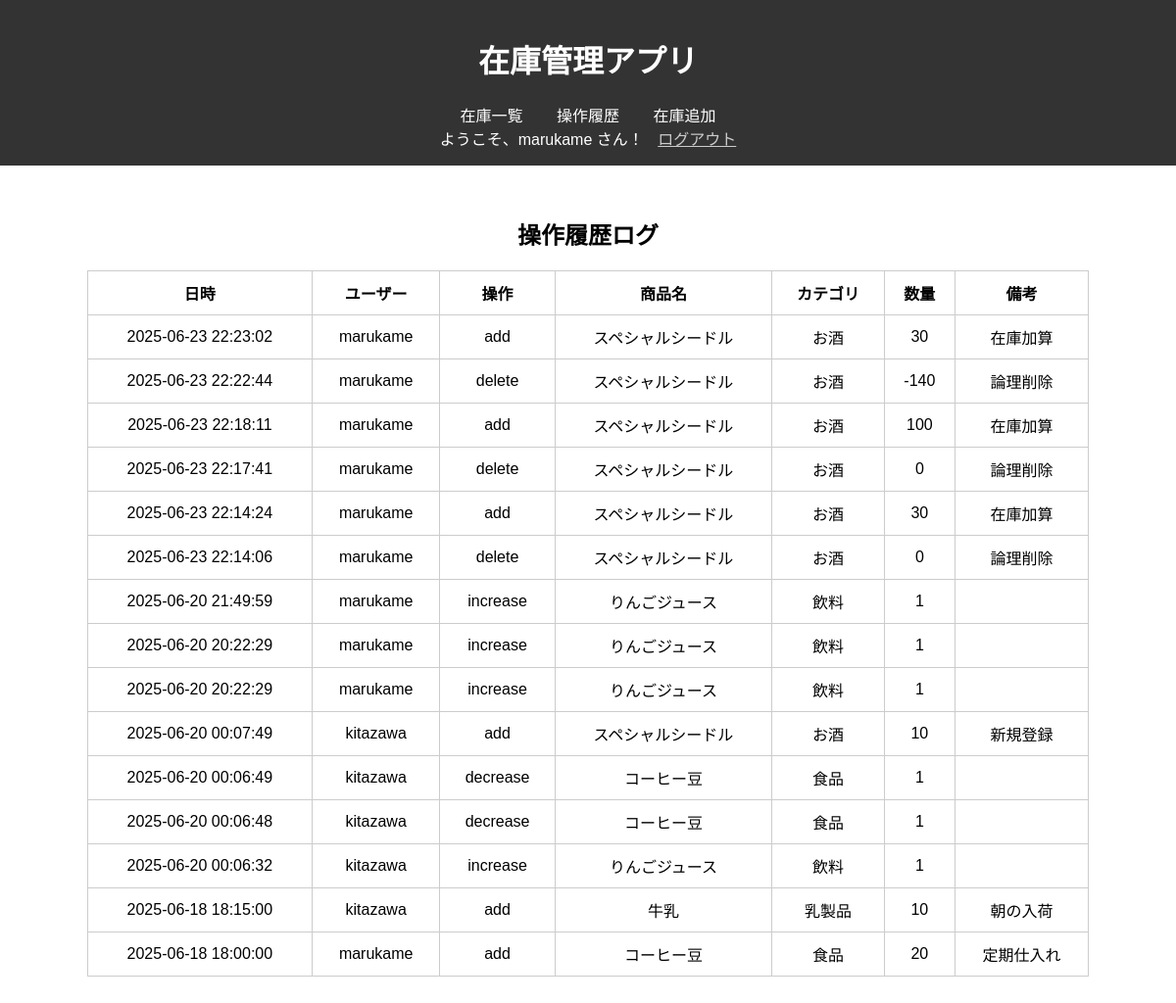
The app's page /log (signed in) with its own data.
### tables this page shows
CREATE TABLE users (
    id INTEGER PRIMARY KEY AUTOINCREMENT,
    name TEXT UNIQUE,
    password TEXT
, role TEXT DEFAULT 'user');

CREATE TABLE "log_inventory" (
	"id"	INTEGER,
	"timestamp"	TEXT NOT NULL,
	"user_id"	INTEGER NOT NULL,
	"action"	TEXT NOT NULL,
	"item_id"	NUMERIC NOT NULL,
	"item_name"	TEXT NOT NULL,
	"category"	TEXT NOT NULL,
	"quantity"	INTEGER,
	"note"	TEXT,
	PRIMARY KEY("id" AUTOINCREMENT)
);

### app.py (the view)
@app.route('/log')
def view_log():
    if 'user_id' not in session:
        return redirect('/login')  # ← ログインしてなければリダイレクト
    conn = sqlite3.connect('inventory.db')
    c = conn.cursor()
    c.execute('''
        SELECT
            log_inventory.timestamp,
            users.name,
            log_inventory.action,
            log_inventory.item_name,
            log_inventory.category,
            log_inventory.quantity,
            log_inventory.note
        FROM log_inventory
        JOIN users ON log_inventory.user_id = users.id
        ORDER BY log_inventory.timestamp DESC
    ''')
    logs = c.fetchall()
    conn.close()
    return render_template('log.html', logs=logs)

### templates/log.html (shortened to what this page needs)
{% extends "base.html" %}
{% block content %}
<h2 style="text-align: center;">操作履歴ログ</h2>
<table>
    <tr>
        <th>日時</th>
        <th>ユーザー</th>
        <th>操作</th>
        <th>商品名</th>
        <th>カテゴリ</th>
        <th>数量</th>
        <th>備考</th>
    </tr>
    {% for log in logs %}
    <tr>
        <td>{{ log[0] }}</td>
        <td>{{ log[1] }}</td>
        <td>{{ log[2] }}</td>
        <td>{{ log[3] }}</td>
        <td>{{ log[4] }}</td>
        <td>{{ log[5] }}</td>
        <td>{{ log[6] or '' }}</td>
    </tr>
    {% endfor %}
</table>
{% endblock %}

### templates/base.html (shortened to what this page needs)
<!DOCTYPE html>
<html>
<head>
</head>
<body>
    <header>
        <h1>在庫管理アプリ</h1>
        <nav>
            <a href="/">在庫一覧</a>
            <a href="/log">操作履歴</a>
            <a href="/add">在庫追加</a>
        </nav>
        <div class="auth">
            {% if session.get('user_name') %}
                ようこそ、{{ session['user_name'] }} さん！
                <a href="/logout">ログアウト</a>
            {% else %}
                <a href="/login">ログイン</a>
                <a href="/register">新規登録</a>
            {% endif %}
        </div>
    </header>
    <main>
        {% block content %}{% endblock %}
    </main>
</body>
</html>

### templates/base.html (style rules this page uses)
body { font-family: sans-serif; margin: 0; }
header { background: #333; color: white; padding: 1em; text-align: center; }
nav a { margin: 0 15px; color: white; text-decoration: none; }
.auth a { color: #ccc; margin-left: 10px; }
main { padding: 2em; }
table { border-collapse: collapse; width: 90%; margin: 0 auto; }
th, td { border: 1px solid #ccc; padding: 10px; text-align: center; }

### records on screen
users: user_name "marukame"
log_inventory: timestamp "2025-06-23 22:23:02", name "marukame", action "add", item_name "スペシャルシードル", category "お酒", quantity "30", note "在庫加算"
log_inventory: timestamp "2025-06-23 22:22:44", name "marukame", action "delete", item_name "スペシャルシードル", category "お酒", quantity "-140", note "論理削除"
log_inventory: timestamp "2025-06-23 22:18:11", name "marukame", action "add", item_name "スペシャルシードル", category "お酒", quantity "100", note "在庫加算"
log_inventory: timestamp "2025-06-23 22:17:41", name "marukame", action "delete", item_name "スペシャルシードル", category "お酒", quantity "0", note "論理削除"
log_inventory: timestamp "2025-06-23 22:14:24", name "marukame", action "add", item_name "スペシャルシードル", category "お酒", quantity "30", note "在庫加算"
log_inventory: timestamp "2025-06-23 22:14:06", name "marukame", action "delete", item_name "スペシャルシードル", category "お酒", quantity "0", note "論理削除"
log_inventory: timestamp "2025-06-20 21:49:59", name "marukame", action "increase", item_name "りんごジュース", category "飲料", quantity "1"
log_inventory: timestamp "2025-06-20 20:22:29", name "marukame", action "increase", item_name "りんごジュース", category "飲料", quantity "1"
log_inventory: timestamp "2025-06-20 20:22:29", name "marukame", action "increase", item_name "りんごジュース", category "飲料", quantity "1"
log_inventory: timestamp "2025-06-20 00:07:49", name "kitazawa", action "add", item_name "スペシャルシードル", category "お酒", quantity "10", note "新規登録"
log_inventory: timestamp "2025-06-20 00:06:49", name "kitazawa", action "decrease", item_name "コーヒー豆", category "食品", quantity "1"
log_inventory: timestamp "2025-06-20 00:06:48", name "kitazawa", action "decrease", item_name "コーヒー豆", category "食品", quantity "1"
log_inventory: timestamp "2025-06-20 00:06:32", name "kitazawa", action "increase", item_name "りんごジュース", category "飲料", quantity "1"
log_inventory: timestamp "2025-06-18 18:15:00", name "kitazawa", action "add", item_name "牛乳", category "乳製品", quantity "10", note "朝の入荷"
log_inventory: timestamp "2025-06-18 18:00:00", name "marukame", action "add", item_name "コーヒー豆", category "食品", quantity "20", note "定期仕入れ"
